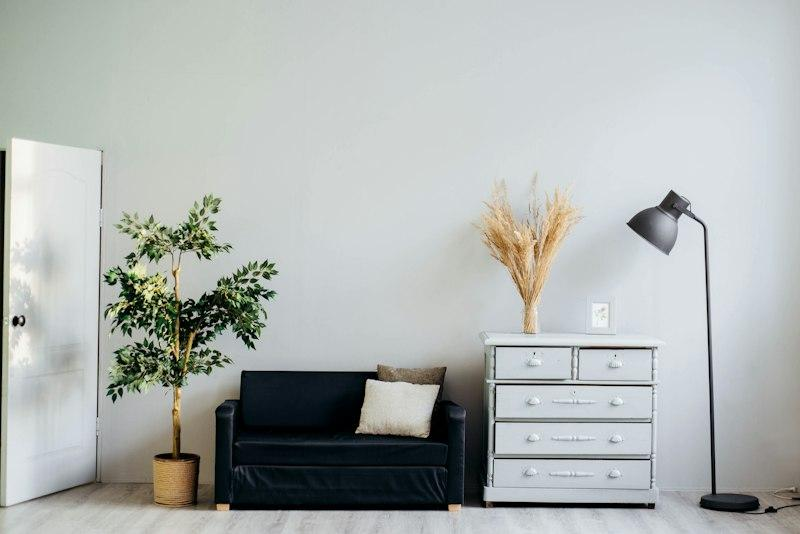
#> input picture tests/fixtures/sample.jpg, 800 x 534 px
$ python test_diff.py
#> lines starting #> are read from the running program, lines starting #| are printed output that depends on the picture; long printed decimals are rounded
### math_engine.py
import numpy as np

class TransformEngine:
    """
    The core mathematical graphics engine for 3D View Synthesis.
    All transformations are strictly built using NumPy linear algebra operations.
    """
    def __init__(self, width: int, height: int, fov_deg: float = 60.0):
        self.width = width
        self.height = height

        self.cx = (width - 1) / 2.0
        self.cy = (height - 1) / 2.0

        fov_rad = np.radians(fov_deg)
        self.fx = (width / 2.0) / np.tan(fov_rad / 2.0)
        self.fy = self.fx

    @property
    def K(self):
        return np.array([
            [self.fx, 0,       self.cx],
            [0,       self.fy, self.cy],
            [0,       0,       1      ]
        ], dtype=np.float32)

    @property
    def K_inv(self):
        # We can optimize inversion since K is triangular
        return np.array([
            [1.0/self.fx, 0,          -self.cx/self.fx],
            [0,           1.0/self.fy, -self.cy/self.fy],
            [0,           0,           1.0            ]
        ], dtype=np.float32)

    def disparity_to_depth(self, d: np.ndarray, z_near: float = 1.0, z_far: float = 4.0) -> np.ndarray:
        """
        Converts normalized disparity (d in [0, 1]) to depth Z.
        Input: d (H, W) array
        Output: Z (H, W) array
        """
        return z_near + (1.0 - d) * (z_far - z_near)

    def unproject_to_3d(self, depth_map: np.ndarray) -> np.ndarray:
        """
        Maps the 2D pixels and Z-depth into a 3D Point Cloud.
        Mathematical Formula: [X, Y, Z]^T = Z * K^-1 * [u, v, 1]^T
        Inputs: depth_map (H, W)
        Outputs: (N, 3) matrix
        """
        H, W = depth_map.shape
        u = np.arange(W)
        v = np.arange(H)
        uu, vv = np.meshgrid(u, v)

        uu = uu.flatten().astype(np.float32)
        vv = vv.flatten().astype(np.float32)
        zz = depth_map.flatten().astype(np.float32)

        ones = np.ones_like(uu)
        uv1 = np.vstack((uu, vv, ones)).T  # (N, 3)

        normalized_rays = uv1 @ self.K_inv.T
        point_cloud = normalized_rays * zz[:, np.newaxis]
        return point_cloud.astype(np.float32)

    # [38 lines left out: functions get_rotation_matrix, apply_transform, build_homogeneous_transform, not called in this run]

    def project_to_2d(self, P: np.ndarray, colors: np.ndarray, z_clip: float = 1e-3, splat_gain: float = 1.0, s_max: int = 1, stride: int = 1, Z_ref: float = None, edge_tau: float = 0.05, Z_map_original: np.ndarray = None, z_near: float = 1.0, edge_mode: str = "demote") -> tuple:
        H, W = self.height, self.width

        edge_flag = None
        if edge_tau is not None and Z_map_original is not None:
            dZ_dx = np.zeros_like(Z_map_original)
            dZ_dy = np.zeros_like(Z_map_original)
            dZ_dx[:, :-1] = np.abs(Z_map_original[:, 1:] - Z_map_original[:, :-1])
            dZ_dy[:-1, :] = np.abs(Z_map_original[1:, :] - Z_map_original[:-1, :])
            g = np.maximum(dZ_dx, dZ_dy) / (Z_map_original + 1e-8)

            mask = (g >= edge_tau).flatten()
            if edge_mode == "drop":
                valid_edges = ~mask
                P = P[valid_edges]
                colors = colors[valid_edges]
            else:
                edge_flag = mask

        Z = P[:, 2]
        valid_z = Z > z_clip
        P = P[valid_z]
        colors = colors[valid_z]
        Z = Z[valid_z]
        if edge_flag is not None:
            edge_flag = edge_flag[valid_z]

        uvw = P @ self.K.T
        u = uvw[:, 0] / Z
        v = uvw[:, 1] / Z

        return self._render_points(u, v, Z, colors, H, W, splat_gain, s_max, stride, Z_ref, edge_flag)

    # [27 lines left out: function project_orthographic, not called in this run]

    def _render_points(self, u: np.ndarray, v: np.ndarray, Z: np.ndarray, colors: np.ndarray, H: int, W: int, splat_gain: float, s_max: int, stride: int, Z_ref: float, edge_flag: np.ndarray = None) -> tuple:
        """
        Vectorized sub-routine for Z-buffering and 2-Pass Fill-Only Adaptive Splatting.
        Quantization logic replaces lexsort with stable single-key argsort for massive perf gains.
        Quantization error bound: (z_max - z_min) / 65535 ~ 4.5e-5 for a depth range of 3.
        """
        if Z_ref is None and len(Z) > 0:
            Z_ref = float(np.median(Z))

        u_int = np.rint(u).astype(np.int64)
        v_int = np.rint(v).astype(np.int64)

        valid = (u_int >= 0) & (u_int < W) & (v_int >= 0) & (v_int < H)
        u_int, v_int, Z, colors = u_int[valid], v_int[valid], Z[valid], colors[valid]
        if edge_flag is not None:
            edge_flag = edge_flag[valid]

        idx = v_int * W + u_int

        canvas = np.zeros((H * W, 3), dtype=np.uint8)
        depth_buf = np.full(H * W, np.inf, dtype=np.float32)

        if len(Z) == 0:
            return canvas.reshape((H, W, 3)), depth_buf.reshape((H, W))

        def zbuffer_pass(curr_idx, curr_Z, curr_C, target_empty_only=False):
            if len(curr_Z) == 0: return
            if target_empty_only:
                empty_mask = np.isinf(depth_buf[curr_idx])
                curr_idx, curr_Z, curr_C = curr_idx[empty_mask], curr_Z[empty_mask], curr_C[empty_mask]
                if len(curr_Z) == 0: return

            z_min, z_max = curr_Z.min(), curr_Z.max()
            # Prevent div by zero
            z_range = max(float(z_max - z_min), 1e-8)
            z_quant = np.clip((curr_Z - z_min) / z_range * 65535, 0, 65535).astype(np.int64)
            key = curr_idx.astype(np.int64) * 65536 + z_quant
            order = np.argsort(key) # stable argsort using single integer key

            idx_s = curr_idx[order]
            first = np.ones(idx_s.shape, dtype=bool)
            first[1:] = idx_s[1:] != idx_s[:-1]
            winners = order[first]

            canvas[curr_idx[winners]] = curr_C[winners]
            depth_buf[curr_idx[winners]] = curr_Z[winners]

        # Separate exact points from edge points
        if edge_flag is not None and np.any(edge_flag):
            exact_mask = ~edge_flag
            idx_e = idx[edge_flag]
            Z_e = Z[edge_flag]
            colors_e = colors[edge_flag]

            idx = idx[exact_mask]
            Z = Z[exact_mask]
            colors = colors[exact_mask]
            u_int = u_int[exact_mask]
            v_int = v_int[exact_mask]
        else:
            idx_e, Z_e, colors_e = None, None, None

        # Pass 1: Exact un-splatted points
        zbuffer_pass(idx, Z, colors, target_empty_only=False)

        # Pass 2: Splatting (Adaptive, Fill-only)
        if s_max > 0:
            # Adaptive Splat Footprint Formula
            s_i = np.clip(np.floor(splat_gain * Z_ref / Z), 0, s_max).astype(np.int32)
            mask = s_i >= 1

            if np.any(mask):
                u_s = u_int[mask]
                v_s = v_int[mask]
                Z_s = Z[mask]
                C_s = colors[mask]
                si_s = s_i[mask]

                u_cands, v_cands, z_cands, c_cands = [], [], [], []
                curr_smax = int(si_s.max())

                for dx in range(-curr_smax, curr_smax + 1):
                    for dy in range(-curr_smax, curr_smax + 1):
                        if dx == 0 and dy == 0:
                            continue
                        m = si_s >= max(abs(dx), abs(dy))
                        if np.any(m):
                            u_cands.append(u_s[m] + dx)
                            v_cands.append(v_s[m] + dy)
                            z_cands.append(Z_s[m])
                            c_cands.append(C_s[m])

                if u_cands:
                    u_c = np.concatenate(u_cands)
                    v_c = np.concatenate(v_cands)
                    Z_c = np.concatenate(z_cands)
                    C_c = np.concatenate(c_cands, axis=0)

                    val_c = (u_c >= 0) & (u_c < W) & (v_c >= 0) & (v_c < H)
                    idx_c = v_c[val_c] * W + u_c[val_c]

                    zbuffer_pass(idx_c, Z_c[val_c], C_c[val_c], target_empty_only=True)

        # Pass 3: Edge-masked points (demoted, fill-only)
        if idx_e is not None and len(idx_e) > 0:
            zbuffer_pass(idx_e, Z_e, colors_e, target_empty_only=True)

        return canvas.reshape((H, W, 3)), depth_buf.reshape((H, W))

    # [130 lines left out: functions fill_holes_iterative, fill_holes_pyramid, not called in this run]

### test_diff.py
import sys
import os
sys.path.insert(0, os.getcwd())
import numpy as np
from PIL import Image
from math_engine import TransformEngine

img = Image.open('tests/fixtures/sample.jpg').convert('RGB')
#> img is the input picture: PIL image 800x534 RGB; mean R, G, B 174.7, 179, 176.9
img_array = np.array(img)
H, W, _ = img_array.shape
#> H = 534; W = 800
disparity = np.load('tests/fixtures/sample_disparity.npy')
#> (reads tests/fixtures/sample_disparity.npy from the repository)
engine = TransformEngine(W, H, fov_deg=60.0)
Z = engine.disparity_to_depth(disparity, 1.0, 4.0)
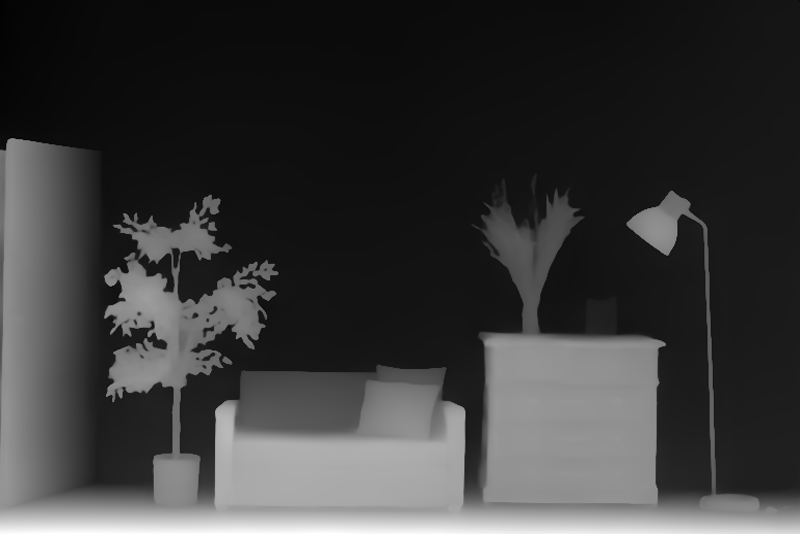
#> disparity: shape (534, 800) float32; min 0, max 1, mean 0.228
P = engine.unproject_to_3d(Z)
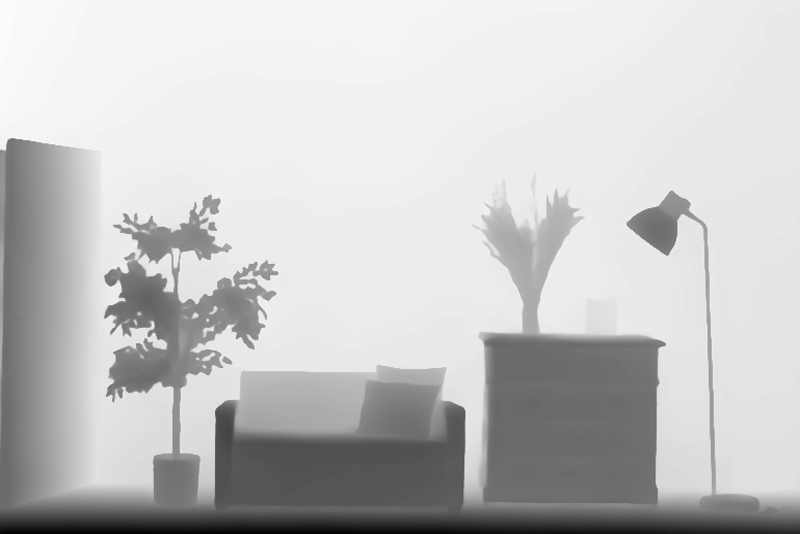
#> Z: shape (534, 800) float32; min 1, max 4, mean 3.32; drawn with min black and max white

c1, d1 = engine.project_to_2d(P, img_array.reshape(-1, 3), splat_gain=1.0, s_max=1, edge_tau=0.05, Z_map_original=Z, edge_mode="drop")
#> in project_to_2d, `dZ_dx[:, :-1] = np.abs(Z_map_original[:, 1:] - Z_map_original[:, :-1])`:
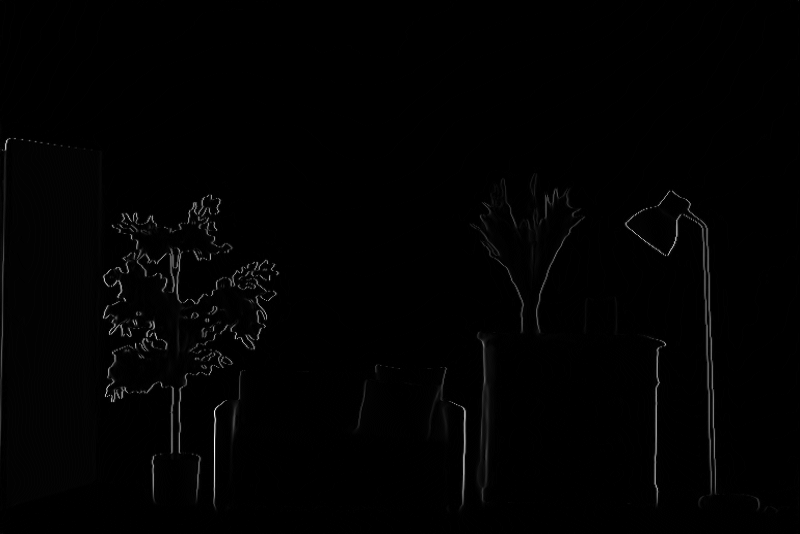
#> dZ_dx: shape (534, 800) float32; min 0, max 1.47, mean 0.0116; drawn with min black and max white
#> in project_to_2d, `dZ_dy[:-1, :] = np.abs(Z_map_original[1:, :] - Z_map_original[:-1, :])`:
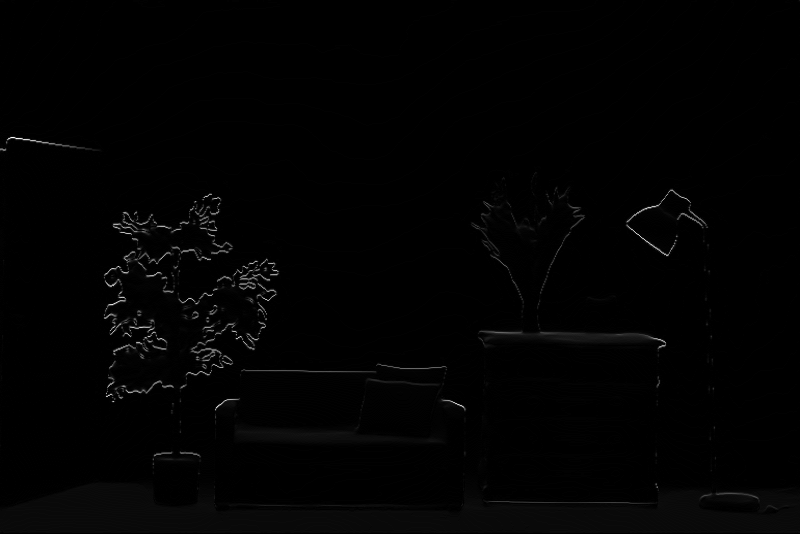
#> dZ_dy: shape (534, 800) float32; min 0, max 1.32, mean 0.0113; drawn with min black and max white
#> in _render_points, `Z_ref = float(np.median(Z))`: Z_ref = 3.73
#> in zbuffer_pass, `z_min, z_max = curr_Z.min(), curr_Z.max()`: z_min = 1; z_max = 3.99
#> in zbuffer_pass, `z_range = max(float(z_max - z_min), 1e-8)`: z_range = 2.99
#> in _render_points, `curr_smax = int(si_s.max())`: curr_smax = 1
#> after the loop in _render_points, `for dx in range(-curr_smax, curr_smax + 1):`: c_cands = 8 items
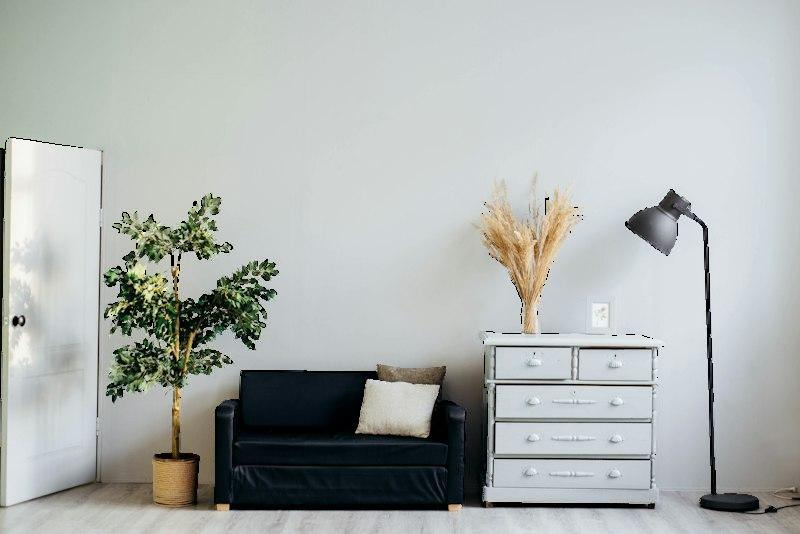
#> c1: shape (534, 800, 3); mean R, G, B 173.8, 178.2, 176.1
c2, d2 = engine.project_to_2d(P, img_array.reshape(-1, 3), splat_gain=1.0, s_max=1, edge_tau=0.05, Z_map_original=Z, edge_mode="demote")
#> in zbuffer_pass (call 5), `curr_idx, curr_Z, curr_C = curr_idx[empty_mask], curr_Z[empty_mask], c..`: curr_idx = 1613 values from 109610 to 390863; curr_Z = 1613 values, max 4 at index 30, min 1.98 at index 1584, mean 3.37; curr_C = 1613 rows, first 8: [179, 187, 172], [184, 190, 176], [192, 194, 183], [205, 205, 195], [208, 208, 198], [197, 198, 190], [178, 189, 172], [215, 218, 211]

diff_drop = np.mean(c1 != img_array) * 100
#> diff_drop = 2.54
diff_demote = np.mean(c2 != img_array) * 100
#> diff_demote = 2.16
print(f"diff_drop: {diff_drop}")
#| diff_drop: 2.535
print(f"diff_demote: {diff_demote}")
#| diff_demote: 2.162
